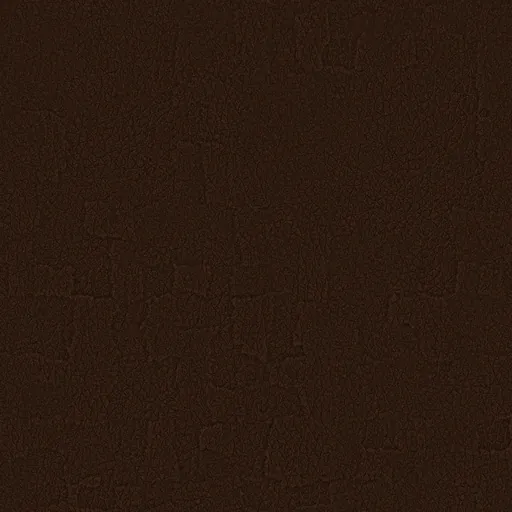
#> input picture assets/ui/tex/leather@1x.webp, 512 x 512 px, given in place of Fabric031_1K-JPG_Color.jpg, which was not available; the run also reads 1 picture not shown here
$ python build_textures.py ../../assets/ui/tex/leather@1x.webp
#> lines starting #> are read from the running program, lines starting #| are printed output that depends on the picture; after the words box and inside, x2 and y2 are one past the last pixel; in counts of white or black regions, pixels touching at a corner belong together; pictures that were not available may be replaced by others from this repository, and a replacement may not be noted
#!/usr/bin/env python3
"""Menu material library (docs/menus-art-direction.md §1.4.2) → assets/ui/tex/*.webp (@1x 512 px, @2x 1024 px).
Sources are CC0 ambientCG materials (IDs and dates in CREDITS.md), recoloured here, plus our own procedural layers
(tileable Worley camo mask + speckle for M1, foxing/stain layer for M3, film grain for M4).
Usage: python3 tools/ui/build_textures.py <dir with the unzipped ambientCG 1K-JPG sets>   (needs Pillow + numpy)
Download: https://ambientcg.com/get?file=<ID>_1K-JPG.zip for Fabric031 Fabric019 Paper003 Metal009 Leather037 Wood049.
"""
import os, sys
import numpy as np
from PIL import Image, ImageFilter


def speckle(path='assets/ui/tex/speck-512.png', size=512, coverage=0.003, seed=7):
    """A6 pin-prick highlights: sparse random dots (0.3 % coverage), #6f7a4a / #9aa86a, soft 1-2 px, tileable."""
    import random
    from PIL import Image, ImageDraw
    rnd = random.Random(seed)
    im = Image.new('RGBA', (size, size), (0, 0, 0, 0))
    d = ImageDraw.Draw(im)
    n = int(size * size * coverage / 2.2)
    for _ in range(n):
        x, y = rnd.uniform(0, size), rnd.uniform(0, size)
        r = rnd.choice([0.6, 0.8, 1.0, 1.3])
        c = rnd.choice([(0x6f, 0x7a, 0x4a), (0x6f, 0x7a, 0x4a), (0x7a, 0x86, 0x52)])
        a = int(rnd.uniform(0.5, 0.7) * 255)  # A6: #6f7a4a at ~60 %
        for ox in (-size, 0, size):
            for oy in (-size, 0, size):
                d.ellipse((x + ox - r, y + oy - r, x + ox + r, y + oy + r), fill=c + (a,))
    im.save(path, optimize=True)
    return path


if 'speckle' in sys.argv:  # python tools/ui/build_textures.py speckle
    print(speckle())
    sys.exit(0)

SRC = sys.argv[1]  # python3 tools/ui/build_textures.py <src> [camo]  (camo: rebuild M1 only)
OUT = os.path.join(os.path.dirname(__file__), '..', '..', 'assets', 'ui', 'tex')
os.makedirs(OUT, exist_ok=True)
rng = np.random.default_rng(1941)

def load(id_):
#> called with id_ = 'Fabric031'
    im = Image.open(os.path.join(SRC, id_, f'{id_}_1K-JPG_Color.jpg')).convert('RGB').resize((1024, 1024), Image.LANCZOS)
    return np.asarray(im).astype(np.float32) / 255.0

def lum(a):
    return a[..., 0] * 0.2126 + a[..., 1] * 0.7152 + a[..., 2] * 0.0722
#> returned value: shape (1024, 1024) float32

def norm(x, lo=2, hi=98):
#> called with lo = 2, hi = 98
    a, b = np.percentile(x, lo), np.percentile(x, hi)
#> a = 0.078; b = 0.153
    return np.clip((x - a) / max(1e-6, b - a), 0, 1)

def hexc(h):
    h = h.lstrip('#')
    return np.array([int(h[i:i + 2], 16) / 255 for i in (0, 2, 4)], np.float32)

def ramp(t, stops):
    """t (H×W, 0..1) → RGB through [(pos, '#hex'), ...]."""
    out = np.zeros(t.shape + (3,), np.float32)
    for (p0, c0), (p1, c1) in zip(stops, stops[1:]):
        m = (t >= p0) & (t <= p1)
        k = ((t - p0) / max(1e-6, p1 - p0))[..., None]
        out[m] = (hexc(c0) * (1 - k) + hexc(c1) * k)[m]
    return out

def worley(n=1024, cells=6, seed=0):
    """Tileable F1 Worley noise (wrap-around distances)."""
#> called with n = 1024, cells = 4, seed = 1
    r = np.random.default_rng(seed)
    pts = r.random((cells, cells, 2))
    yy, xx = np.mgrid[0:n, 0:n] / n * cells
    d = np.full((n, n), 9.0, np.float32)
    for oy in range(-1, cells + 1):
        for ox in range(-1, cells + 1):
            p = pts[oy % cells, ox % cells]
            px, py = ox + p[0], oy + p[1]
            d = np.minimum(d, np.hypot(xx - px, yy - py))
    return d

def save(name, arr):
    im = Image.fromarray((np.clip(arr, 0, 1) * 255).astype(np.uint8))
    im.save(os.path.join(OUT, f'{name}@2x.webp'), quality=80, method=6)
    im.resize((512, 512), Image.LANCZOS).save(os.path.join(OUT, f'{name}@1x.webp'), quality=80, method=6)
    print(name)

# M1 wool-olive (review fix: BEL's blanket reads moss green, #252412 average, ~15 % chroma): wool weave luminance
# → moss ramp olive-950 … #56603a, 3-octave Worley camo mottles with crisp edges, pale-green pin-pricks (A6)
w = norm(lum(load('Fabric031')))
camo = sum(norm(-worley(1024, c, s)) * a for c, s, a in ((4, 1, .55), (8, 2, .3), (16, 3, .15)))
camo = norm(camo)
t = np.clip(0.42 * w + 0.58 * np.where(camo > 0.64, 0.86, np.where(camo > 0.42, 0.52, 0.2)), 0, 1)
m1 = ramp(t, [(0, '#0d0e07'), (0.28, '#17180b'), (0.5, '#222410'), (0.72, '#30351a'), (0.88, '#3d4423'), (1, '#4b5430')])
#> the loop in ramp, `for (p0, c0), (p1, c1) in zip(stops, stops[1:]):` made 5 passes
#> pass 1, in ramp, `m = (t >= p0) & (t <= p1)`:
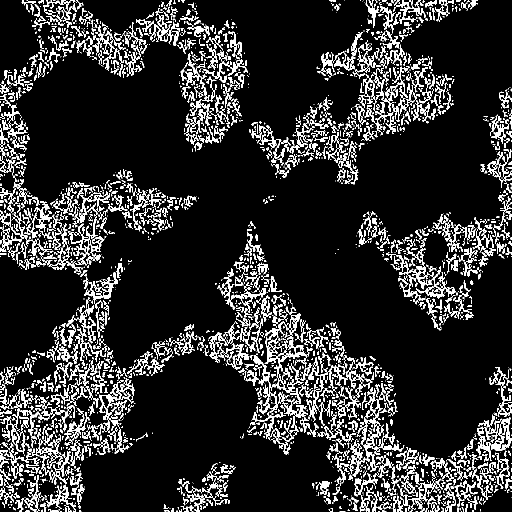
#> m: shape (1024, 1024) bool (shown at 1/2 size); 14.4% white; 3711 white regions (2331 under 20 px), largest, box (x1, y1, x2, y2) and area: (531, 656, 615, 786) 2007, (969, 835, 1024, 902) 1310, (132, 611, 212, 724) 1245
#> after the loop in ramp, `for (p0, c0), (p1, c1) in zip(stops, stops[1:]):`:
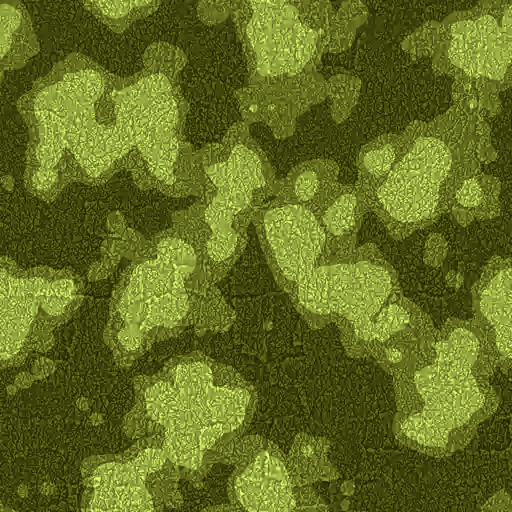
#> out: shape (1024, 1024, 3) float32 (shown at 1/2 size); mean of channels 0, 1, 2 0.133, 0.143, 0.0673; drawn with min black and max white
spk = rng.random((1024, 1024)) < 0.003
m1[spk] = m1[spk] * 0.4 + hexc('#6f7a4a') * 0.6
save('wool-olive', m1)
if 'camo' in sys.argv:
    sys.exit(0)

# M2 canvas webbing (khaki cotton), recoloured Fabric019
m2 = ramp(norm(lum(load('Fabric019'))), [(0, '#3d3822'), (0.5, '#6d6441'), (1, '#8c8055')])
#> in norm (call 6), `a, b = np.percentile(x, lo), np.percentile(x, hi)`: a = 0.0545; b = 0.186
#> in norm (call 6), `return np.clip((x - a) / max(1e-6, b - a), 0, 1)`:
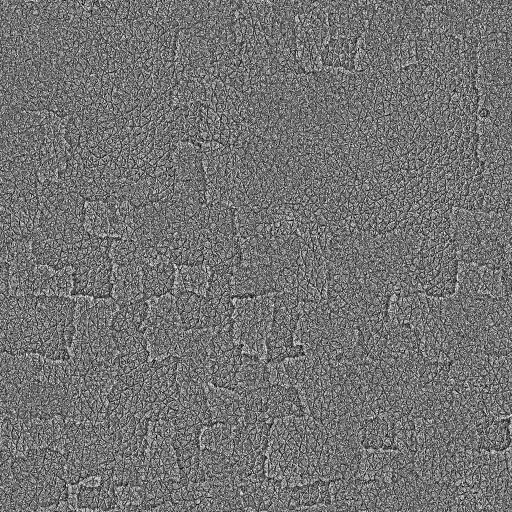
#> returned value: shape (1024, 1024) float32 (shown at 1/2 size); min 0, max 1, mean 0.451
#> in ramp (call 2), `out = np.zeros(t.shape + (3,), np.float32)`: out: shape (1024, 1024, 3) float32; every value is 0
#> the loop in ramp (call 2), `for (p0, c0), (p1, c1) in zip(stops, stops[1:]):` made 2 passes
#> (p0, c0, p1) on passes 1 to 2: (0, '#3d3822', 0.5), (0.5, '#6d6441', 1)
#> pass 1, in ramp (call 2), `m = (t >= p0) & (t <= p1)`:
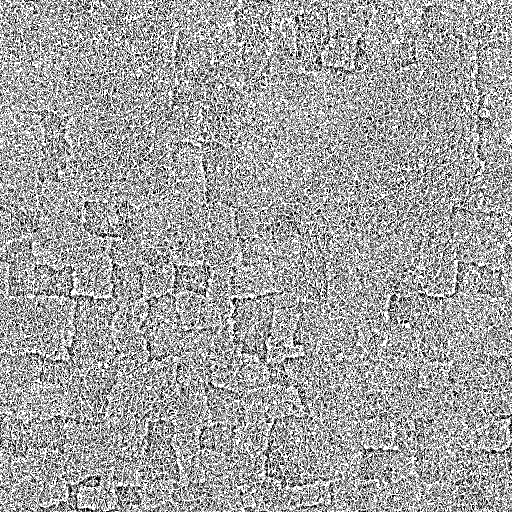
#> m: shape (1024, 1024) bool (shown at 1/2 size); 63.8% white; black in thin lines or dots
save('webbing', m2)
#> call 2 of save, with name = 'webbing'
#> in save (call 2), `im.resize((512, 512), Image.LANCZOS).save(os.path.join(OUT, f'{name}@1..`:
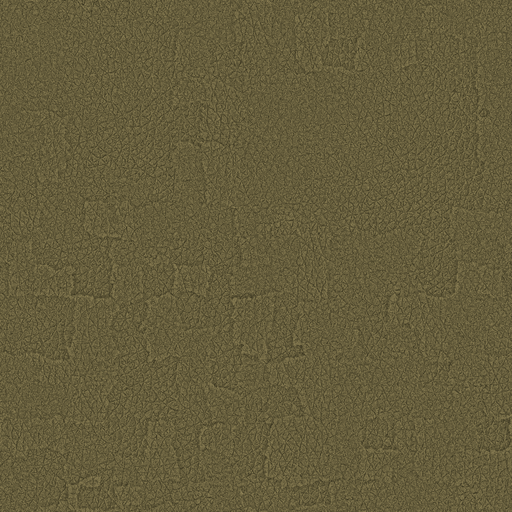
#> saved as webbing@1x.webp: PIL image 512x512 RGB; mean R, G, B 101.3, 92.8, 59.9

# M3 aged paper: Paper003 fibres + foxing/stain layer (low-frequency Worley blotches)
p = norm(lum(load('Paper003')), 1, 99)
stain = norm(-worley(1024, 5, 7)) * 0.6 + norm(-worley(1024, 11, 8)) * 0.4
fox = (rng.random((1024, 1024)) < 0.0006).astype(np.float32)
fox = np.asarray(Image.fromarray((fox * 255).astype(np.uint8)).resize((256, 256), Image.BILINEAR).resize((1024, 1024), Image.BICUBIC)).astype(np.float32) / 255
# review fix: less 'clouds', more paper — the Paper003 mottling is flattened, fine fibres and pin-point foxing added
fib = np.asarray(Image.fromarray((rng.random((1024, 1024)) * 255).astype(np.uint8)).filter(ImageFilter.GaussianBlur(0.6)).resize((1024, 256)).resize((1024, 1024), Image.BICUBIC)).astype(np.float32) / 255
paper = ramp(np.clip(0.7 + 0.2 * p + 0.1 * (fib - 0.5) - 0.07 * np.clip(stain - 0.6, 0, 1) - 1.6 * fox, 0, 1), [(0, '#8f7f58'), (0.5, '#cdbf98'), (1, '#e9e0c4')])
#> after the loop in ramp (call 3), `for (p0, c0), (p1, c1) in zip(stops, stops[1:]):`:
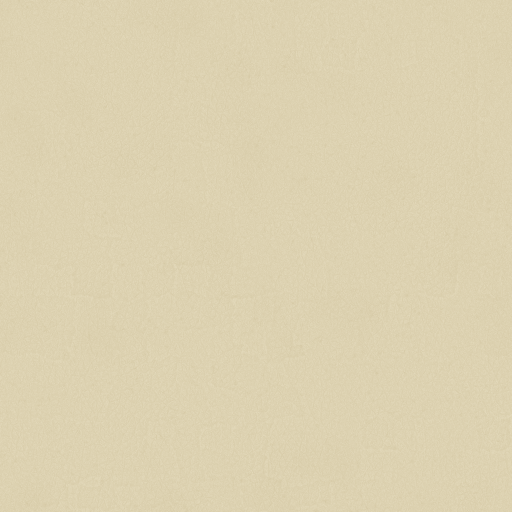
#> out: shape (1024, 1024, 3) float32 (shown at 1/2 size); mean of channels 0, 1, 2 0.87, 0.82, 0.694; drawn as R, G, B
save('paper-aged', paper)
# notebook paper (S17): olive stock with the #9da375 / #7d8155 blotches over a lightened #b3b68a base (§1.2)
nb = ramp(np.clip(0.6 + 0.4 * p - 0.35 * np.clip(stain - 0.5, 0, 1), 0, 1), [(0, '#7d8155'), (0.45, '#9da375'), (0.75, '#b3b68a'), (1, '#c3c69c')])
save('paper-note', nb)
#> call 4 of save, with name = 'paper-note'
#> in save (call 4), `im.resize((512, 512), Image.LANCZOS).save(os.path.join(OUT, f'{name}@1..`:
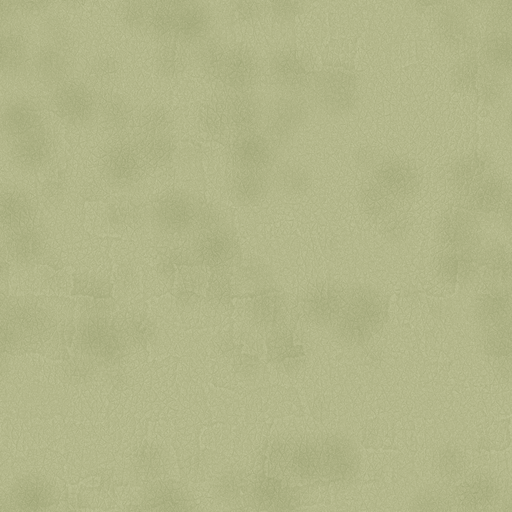
#> saved as paper-note@1x.webp: PIL image 512x512 RGB; mean R, G, B 177.9, 181.3, 137.4

# M5 brushed steel mask (greyscale, CSS applies the gradient)
st = norm(lum(load('Metal009')))
#> (the run stopped early here; a loop or call above may not have finished)
